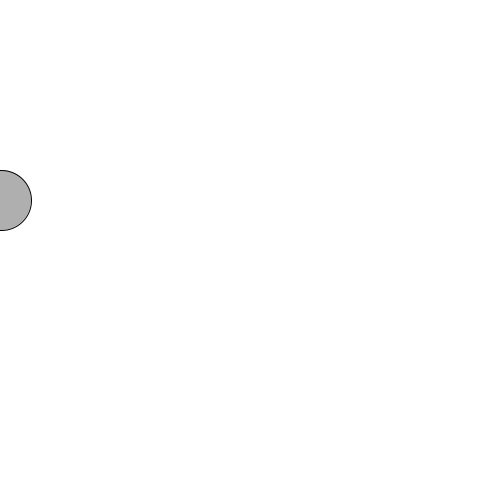
Frame 1 (no input)
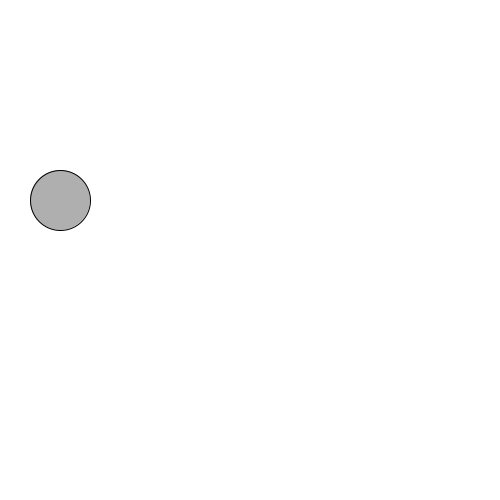
Frame 60 (the mouse pressed at the canvas centre just before this capture)
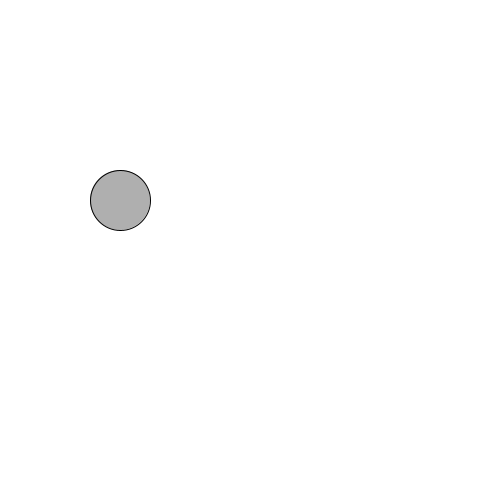
Frame 120 (the mouse held since frame 60 and released just before this capture)

The Processing sketch that drew these frames (run headless with seeded random() and noise(); from frame 60 on, the mouse is pressed at the canvas centre):

// Processing sketch: processing_102983
// ── processing_102983.pde

int x = 0;
int speed = 1;

void setup() {
 size(500, 500);
 smooth(); 
}

void draw() {
 background(255);
 x = x + speed;
 if ((x > width || x < 0)) {
   speed = speed * -1;
 }
 
 stroke(0);
 fill(175);
 ellipse(x, 200, 60, 60);
 
  
}
